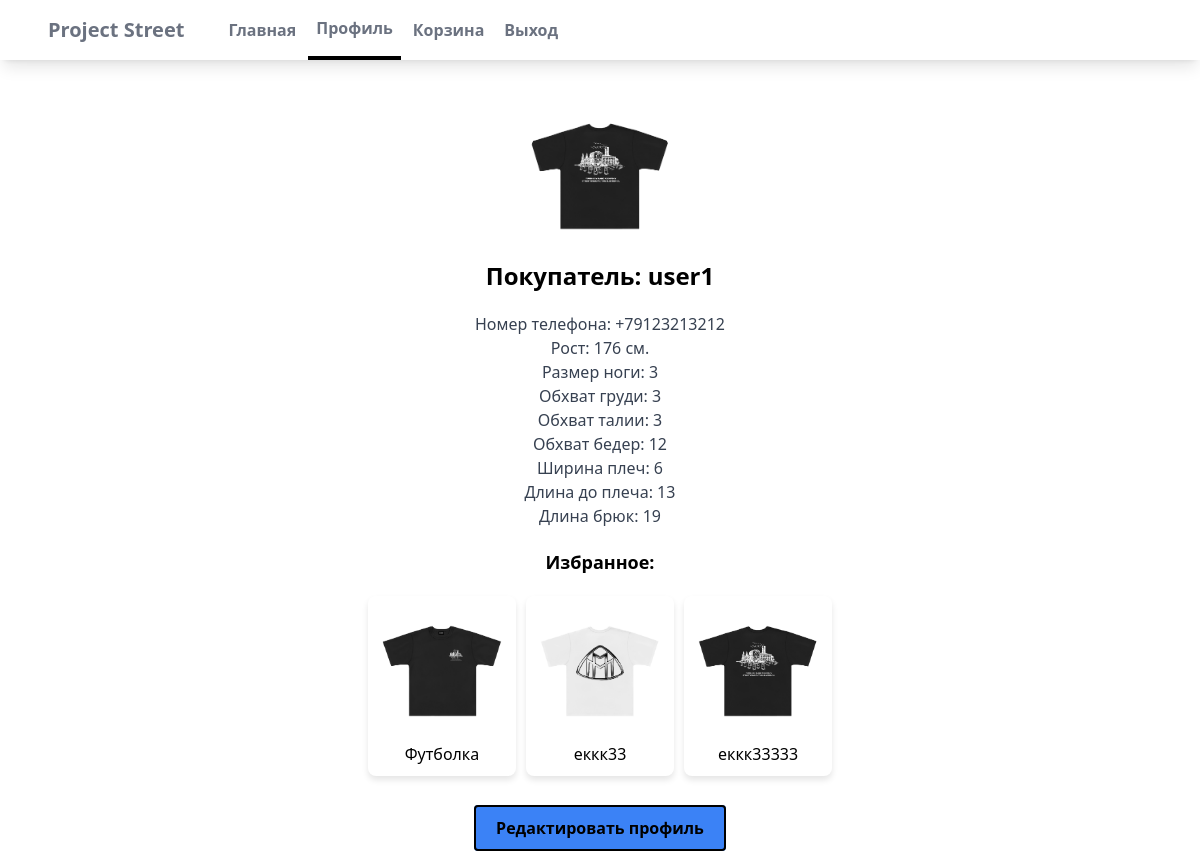
Before: /users/profile/ (signed in) with the older database file.
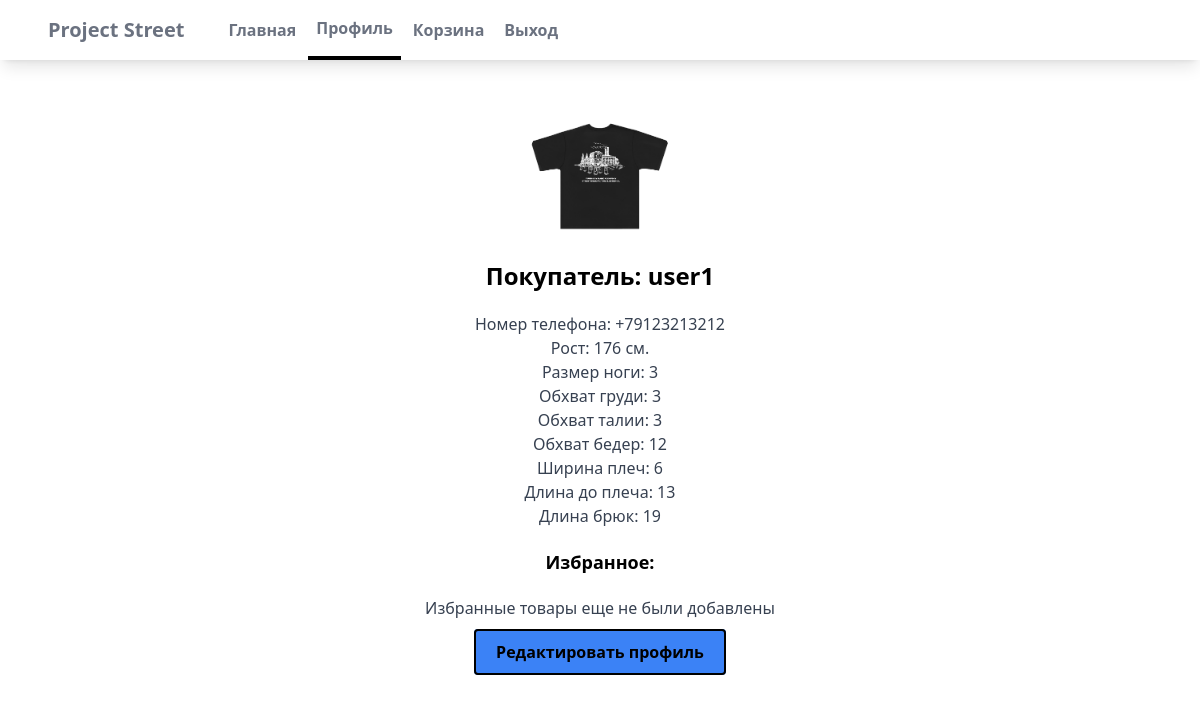
After: the same page with the newer database file.
### users/models.py (models this page shows, shortened)
class Favorite(models.Model):
    user = models.ForeignKey(settings.AUTH_USER_MODEL, on_delete=models.CASCADE)
    product = models.ForeignKey(Product, on_delete=models.CASCADE)
    class Meta:
        unique_together = ('user', 'product')

### myapp/models.py (models this page shows, shortened)
class Product(models.Model):
    seller = models.ForeignKey(settings.AUTH_USER_MODEL, on_delete=models.CASCADE, default='1')
    name = models.CharField(max_length=100)
    price = models.IntegerField()
    description = models.CharField(max_length=2000)
    image = models.ImageField(blank=True, upload_to='images')
    category = models.ForeignKey(Category, on_delete=models.CASCADE)
    quantity_available = models.PositiveIntegerField(default=0)  # Количество товаров на складе
    sizes = models.ManyToManyField(Size)  # Размеры товара

### users/views.py (the view)
# urls.py: path('profile/', profile, name='profile'),
@login_required
def profile(request):
    user = request.user
    try:
        profile = Profile.objects.get(user=user)
        favorites = Favorite.objects.filter(user=user)
    except Profile.DoesNotExist:
        profile = Profile.objects.create(user=user)
        favorites = None
    if request.method == 'POST':
        form = ProfileForm(request.POST, request.FILES, instance=profile)
        if form.is_valid():
            form.save()
            return redirect('profile')
    else:
        form = ProfileForm(instance=profile)
    return render(request, 'users/profile.html', {'user': user, 'profile': profile, 'favorites': favorites, 'form': form})

### users/templates/users/profile.html (shortened to what this page needs)
{% extends 'myapp/base.html' %}
{% block content %}
<div class="bg-blur"></div>
<div class="container mx-auto mt-10">
    <div class="flex justify-center">
        <div class="w-full max-w-2xl">
            <div class="profile-container">
                {% if user.profile.image %}
                <img src="{{ user.profile.image.url }}" alt="Profile Image" class="profile-image mt-10">
                {% else %}
                <div class="bg-gray-200 rounded-full w-32 h-32 mx-auto mb-4"></div>
                {% endif %}
                <h1 class="text-2xl font-bold mb-5">Покупатель: {{ user.username }}</h1>
                <p class="text-gray-700">Номер телефона: {{ user.profile.contact_number }}</p>
                <p class="text-gray-700">Рост: {{ user.profile.height }} см.</p>
                <p class="text-gray-700">Размер ноги: {{ user.profile.foot_size }}</p>
                <p class="text-gray-700">Обхват груди: {{ user.profile.chest_circumference }}</p>
                <p class="text-gray-700">Обхват талии: {{ user.profile.waist_circumference }}</p>
                <p class="text-gray-700">Обхват бедер: {{ user.profile.hip_girth }}</p>
                <p class="text-gray-700">Ширина плеч: {{ user.profile.shoulder_width }}</p>
                <p class="text-gray-700">Длина до плеча: {{ user.profile.length_shoulder }}</p>
                <p class="text-gray-700">Длина брюк: {{ user.profile.pants_length }}</p>
            </div>
            <div class="favorites-container">
                <h2 class="font-bold text-lg mb-4 section-title">Избранное:</h2>
                <div class="products-container">
                    {% for favorite in user.favorite_set.all %}
                    <a href="{% url 'myapp:detail' favorite.product.id %}" >
                        <div class="rounded overflow-hidden shadow-lg p-4 product">
                            <img src="{{ favorite.product.image.url }}" alt="{{ favorite.product.name }}" class="w-full h-32 object-cover mb-2">
                            <p>{{ favorite.product.name }}</p>
                        </div>
                    </a>
                    {% empty %}
                    <p class="text-gray-700">Избранные товары еще не были добавлены</p>
                    {% endfor %}
                </div>
            </div>
        </div>
    </div>
</div>
<div class="edit-profile-button" style="text-align: center; margin-top: 20px;">
    <a class="bg-blue-500 hover:bg-blue-700 text-white font-bold py-2 px-4 rounded mt-5" href="{% url 'users:edit_profile' %}">Редактировать профиль</a>
</div>
{% endblock %}

Changed rows visible on the page:
removed Favorite: product.image (picture), product.name "Футболка"
removed Favorite: product.image (picture), product.name "еккк33"
removed Favorite: product.image (picture), product.name "еккк33333"
Other visible differences:
text now shown: "Избранные товары еще не были добавлены"
